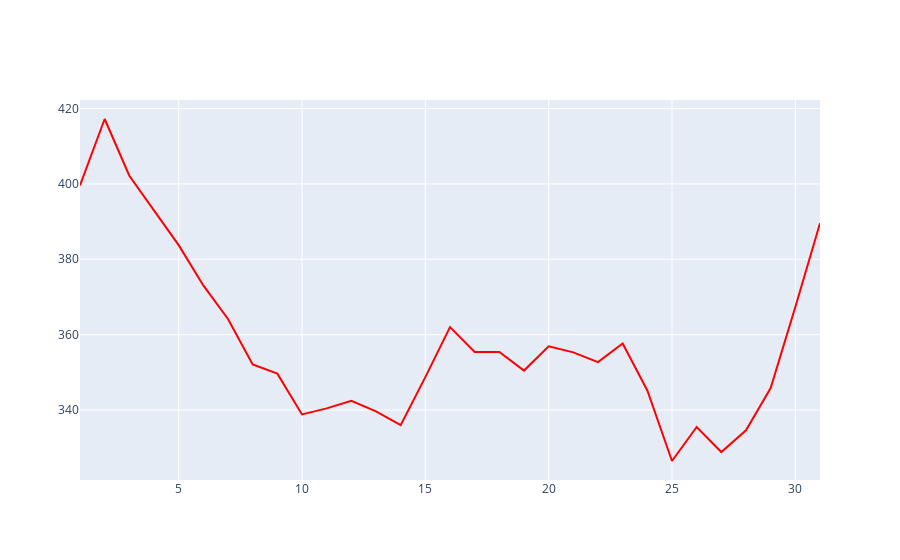

This figure's notebook cell:
### Code cell
# sales by day of month
by_day_df = train_df.groupby(['day'])['sales'].mean().reset_index()
fig = go.Figure(data=go.Scatter(x=by_day_df['day'], 
                                y=by_day_df['sales'],
                                marker_color='red', text="sales"))
fig.show()

### Figure 1 — Plotly figure (JSON) as saved in the notebook; plotly's stock layout.template omitted (floating-point values rounded to 4 significant figures)
{"data": [{"marker": {"color": "red"}, "text": "sales", "type": "scatter", "x": [1, 2, 3, 4, 5, 6, 7, 8, 9, 10, 11, 12, 13, 14, 15, 16, 17, 18, 19, 20, 21, 22, 23, 24, 25, 26, 27, 28, 29, 30, 31], "y": [399.6, 417.2, 402.2, 392.8, 383.8, 373.1, 364.2, 352.1, 349.7, 338.8, 340.4, 342.4, 339.7, 336.0, 348.7, 362.0, 355.4, 355.4, 350.5, 356.9, 355.3, 352.7, 357.7, 345.2, 326.5, 335.5, 328.9, 334.6, 345.8, 367.4, 389.5]}], "layout": {}}
